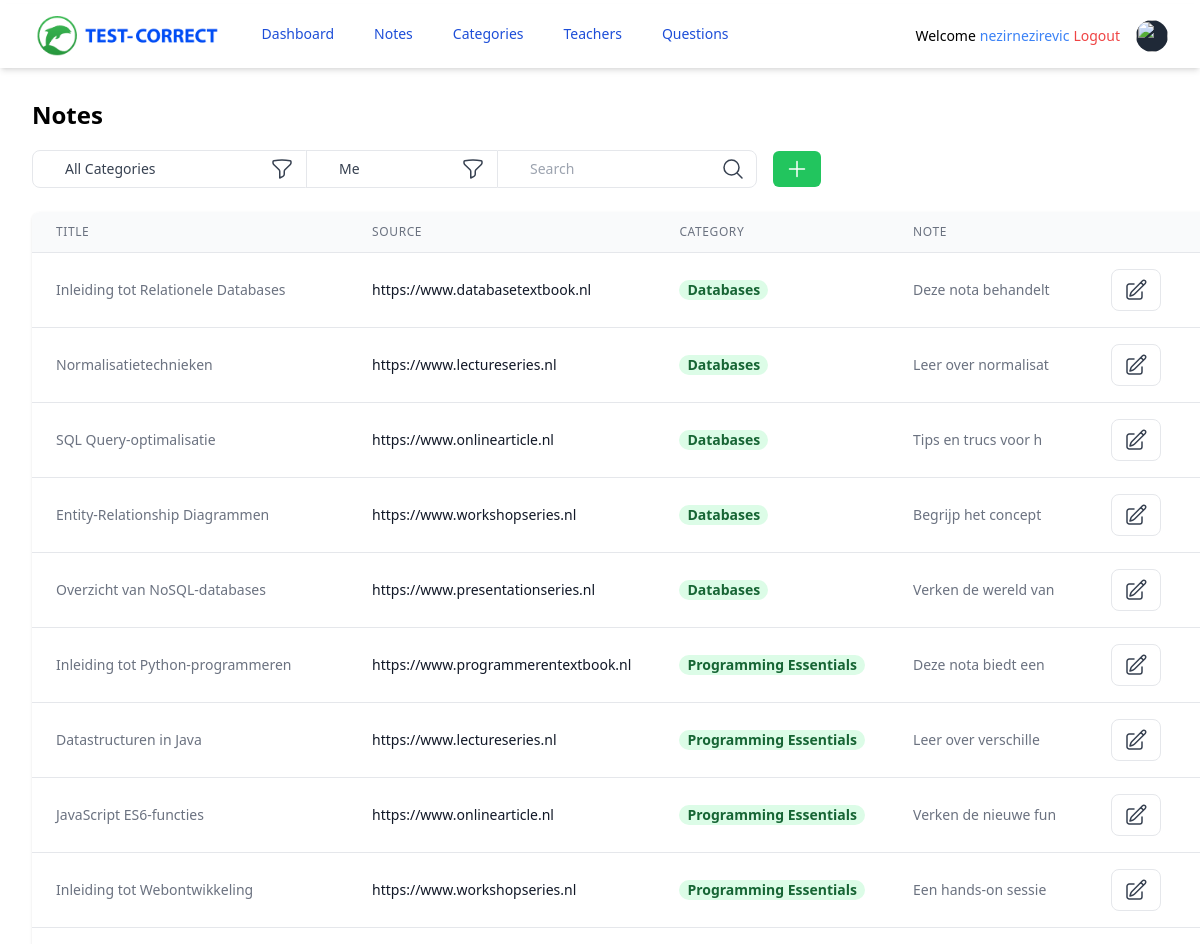
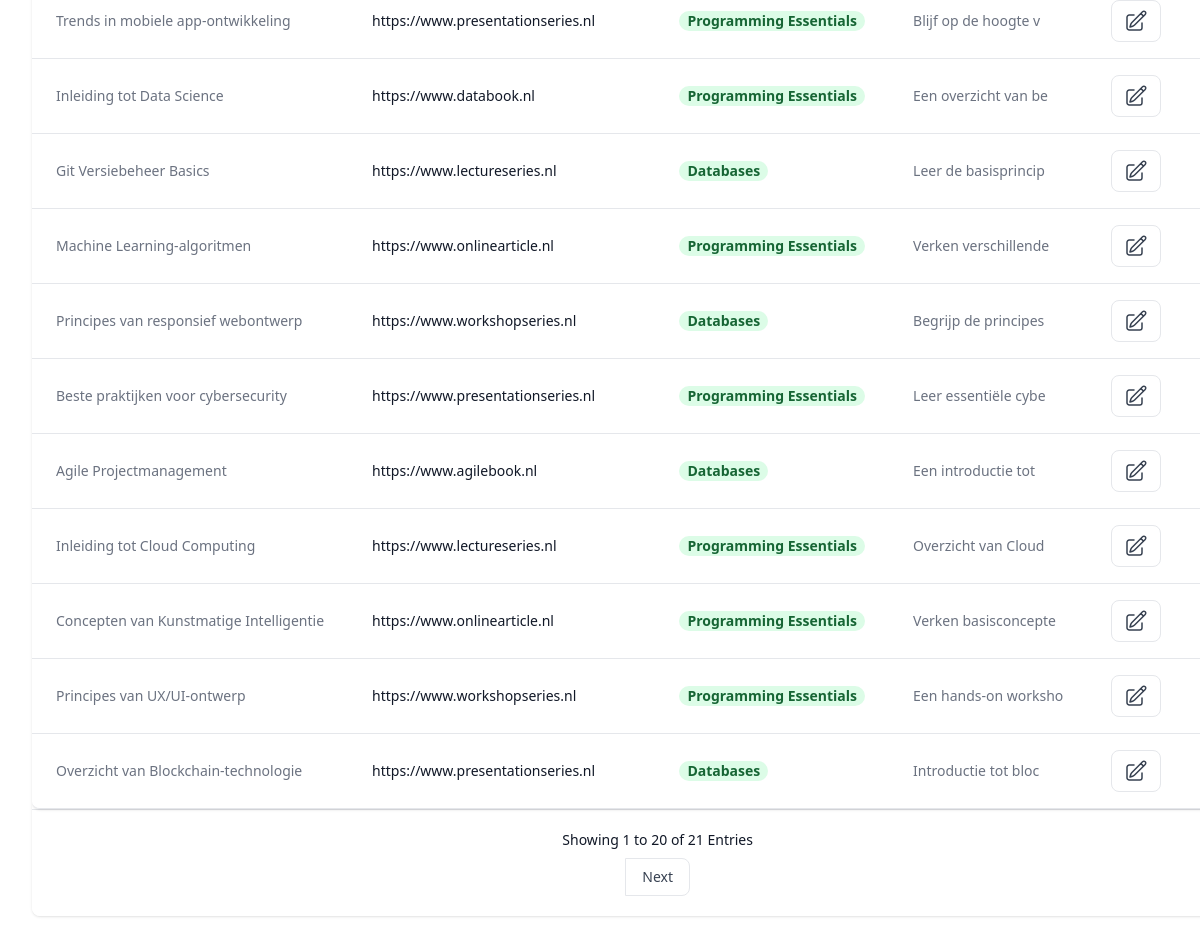
Page /notes/ (signed in) on the committed database (2 pictures, top to bottom).
### tables this page shows
CREATE TABLE notes (
            note_id INTEGER PRIMARY KEY AUTOINCREMENT,
            title TEXT NOT NULL,
            note_source TEXT NOT NULL,
            is_public INTEGER NOT NULL DEFAULT 1,
            teacher_id INTEGER NOT NULL,
            category_id INTEGER NOT NULL,
            note TEXT NOT NULL,
            date_created DATETIME DEFAULT CURRENT_TIMESTAMP,            
            FOREIGN KEY (teacher_id) REFERENCES teachers (teacher_id),
            FOREIGN KEY (category_id) REFERENCES categories (category_id));

CREATE TABLE categories (
            category_id INTEGER PRIMARY KEY AUTOINCREMENT,
            omschrijving TEXT NOT NULL,
            date_created DATETIME DEFAULT CURRENT_TIMESTAMP);

### controllers/note_controller.py (the view)
@notes_page.route("/")
def notes():
    if "user" in session:
        note_model = NoteModel(DATABASE_FILE)
        category_model = CategoryModel(DATABASE_FILE)
        username = session["user"]
        teacher_id = session["teacher_id"]
        page = request.args.get("page", default=1, type=int)
        entries_per_page = 20
        offset = (page - 1) * entries_per_page
        select_notes = note_model.get_paginated_notes(
            teacher_id=str(teacher_id), offset=offset, limit=entries_per_page
        )
        total_entries = note_model.get_total_entries(teacher_id=str(teacher_id))
        select_categories = category_model.get_all_categories()
        return render_template(
            "note/notes.html.j2",
            notes=select_notes,
            categories=select_categories,
            username=username,
            page=page,
            entries_per_page=entries_per_page,
            total_entries=total_entries,
        )
    return redirect(url_for("login"))

### templates/note/notes.html.j2 (shortened to what this page needs)
{% extends "index.html.j2" %}
{% block content %}
<div class="mx-auto max-w-7xl px-2 sm:px-6 lg:px-8">
    <div class="py-8">
        <div class="mb-5">
            <h2 class="text-2xl font-semibold leading-tight">Notes</h2>
        </div>
        <div class="my-2 flex sm:flex-row flex-col">
            <div class="flex flex-row mb-1 sm:mb-0">
                <div class="relative">
                    <form action="{{ url_for('notes.filter_note_by_category', page=page) }}" method="POST">
                        <label>
                            <select
                                name="filter_value"
                                class="appearance-none text-decoration rounded-e-none rounded-s-lg border border-gray-200 border-b block pl-8 pr-20 py-2 w-full bg-white placeholder-gray-400 text-gray-700 focus:bg-white focus:placeholder-gray-600 focus:text-gray-700 focus:outline-none">
                                <option value="{{ 0 }}">All Categories</option>
                            </select>
                        </label>
                        <div
                            class="pointer-events-none absolute inset-y-0 right-0 flex items-center px-2 text-gray-700">
                        </div>
                        <span class="h-full absolute inset-y-0 right-0 flex items-center">
                            <button
                                type="submit"
                                class="hover:bg-gray-100 bg-white rounded-s-none rounded-e-none text-gray-700 rounded-md px-3 py-1.5 transition duration-500 ease select-none hover:bg-gray-200 focus:outline-none focus:shadow-outline"
                                >
                            </button>
                        </span>
                    </form>
                </div>
                <div class="relative">
                    <form action="{{ url_for('notes.filter_note_by_teacher', page=page) }}" method="POST">
                        <label>
                            <select
                                class="appearance-none text-decoration rounded-e-none rounded-s-none border border-gray-200 border-b block pl-8 pr-20 py-2 w-full bg-white placeholder-gray-400 text-gray-700 focus:bg-white focus:placeholder-gray-600 focus:text-gray-700 focus:outline-none">
                                <option>Me</option>
                            </select>
                        </label>
                        <div
                            class="pointer-events-none absolute inset-y-0 right-0 flex items-center px-2 text-gray-700">
                        </div>
                        <span class="h-full absolute inset-y-0 right-0 flex items-center">
                            <button
                                type="submit"
                                class="hover:bg-gray-100 bg-white rounded-s-none rounded-e-none text-gray-700 rounded-md px-3 py-1.5 transition duration-500 ease select-none hover:bg-gray-200 focus:outline-none focus:shadow-outline"
                                >
                            </button>
                        </span>
                    </form>
                </div>
            </div>
            <div class="block relative">
                <form action="{{ url_for('notes.search_note', page=page) }}" method="POST">
                    <label>
                    <input placeholder="Search"
                        name="search_value" class="appearance-none rounded-e-lg rounded-s-none border border-gray-200 border-b block pl-8 pr-6 py-2 w-full bg-white placeholder-gray-400 text-gray-700 focus:bg-white focus:placeholder-gray-600 focus:text-gray-700 focus:outline-none" />
                    </label>
                    <span class="h-full absolute inset-y-0 right-0 flex items-center pl-2">
                        <button
                            type="submit"
                            class="hover:bg-gray-100  rounded-s-none rounded-e-lg text-gray-700 rounded-md px-3 py-1.5 transition duration-500 ease select-none hover:bg-gray-200 focus:outline-none focus:shadow-outline"
                            >
                            <svg xmlns="http://www.w3.org/2000/svg" fill="none" viewBox="0 0 24 24" stroke-width="1.5" stroke="currentColor" class="w-6 h-6">
                                <path stroke-linecap="round" stroke-linejoin="round" d="M21 21l-5.197-5.197m0 0A7.5 7.5 0 105.196 5.196a7.5 7.5 0 0010.607 10.607z"></path>
                            </svg>
                        </button>
                    </span>
                </form>
            </div>
            <div class="block relative">
                <span class="h-full absolute inset-y-0 left-0 flex items-center pl-2">
                    <form action="{{ url_for('notes.create_note') }}">
                        <button
                            type="submit"
                            class="border-green-500 bg-green-500 text-white rounded-md px-3 py-1.5 m-2 transition duration-500 ease select-none hover:bg-green-600 focus:outline-none focus:shadow-outline"
                            >
                            <svg xmlns="http://www.w3.org/2000/svg" fill="none" viewBox="0 0 24 24" stroke-width="1.5" stroke="currentColor" class="w-6 h-6">
                                <path stroke-linecap="round" stroke-linejoin="round" d="M12 4.5v15m7.5-7.5h-15"></path>
                            </svg>
                        </button>
                    </form>
                </span>
            </div>
        </div>
        <div class="-mx-4 sm:-mx-8 px-4 sm:px-8 py-4 overflow-x-auto">
            <div class="inline-block min-w-full shadow rounded-lg overflow-hidden">
                <div class="flex flex-col">
                    <div class="-my-2 overflow-x-auto sm:-mx-6 lg:-mx-8">
                        <div class="py-2 align-middle inline-block min-w-full sm:px-6 lg:px-8">
                            <div class="shadow overflow-hidden border-b border-gray-200 sm:rounded-lg">
                                <table class="min-w-full divide-y divide-gray-200 text-sm">
                                    <thead class="bg-gray-50">
                                        <tr>
                                            <th scope="col" class="px-6 py-3 text-xs text-left font-medium text-gray-500 uppercase tracking-wider">
                                                Title
                                            </th>
                                            <th scope="col" class="px-6 py-3 text-xs text-left font-medium text-gray-500 uppercase tracking-wider">
                                                Source
                                            </th>
                                            <th scope="col" class="px-6 py-3 text-xs text-left font-medium text-gray-500 uppercase tracking-wider">
                                                Category
                                            </th>
                                            <th scope="col" class="px-6 py-3 text-xs text-left font-medium text-gray-500 uppercase tracking-wider">
                                                Note
                                            </th>
                                            <th scope="col" class="relative px-6 py-3">
                                            </th>
                                            <th scope="col" class="relative px-6 py-3">
                                            </th>
                                        </tr>
                                    </thead>
                                    <tbody class="bg-white divide-y divide-gray-200">
                                        {% if result | length != 0 %}
                                        {% for note in result %}
                                        <tr>
                                            <td class="px-6 py-4 whitespace-nowrap text-gray-500">
                                                {{ note.title }}
                                            </td>
                                            <td class="px-6 py-4 whitespace-nowrap">
                                                <div class="text-sm text-gray-900">{{ note.note_source }}</div>
                                            </td>
                                            <td class="px-6 py-4 whitespace-nowrap">
                                                <span class="px-2 inline-flex leading-5 font-semibold rounded-full bg-green-100 text-green-800">
                                                {{ note.omschrijving }}
                                                </span>
                                            </td>
                                            <td class="px-6 py-4 whitespace-nowrap text-gray-500">
                                                {{ note.note[:20] }}
                                            </td>
                                            <td class="px-6 py-4 whitespace-nowrap text-right font-medium">
                                                <form action="{{ url_for('notes.note', note_id=note.note_id) }}" method="POST">
                                                    <input type="hidden" name="note_id" value="{{ note.note_id }}" >
                                                    <button type="submit" class="hover:bg-gray-100 border text-gray-700 py-2 px-3 rounded-s-lg rounded-e-lg">
                                                        <svg xmlns="http://www.w3.org/2000/svg" fill="none" viewBox="0 0 24 24" stroke-width="1.5" stroke="currentColor" class="w-6 h-6">
                                                            <path stroke-linecap="round" stroke-linejoin="round" d="M16.862 4.487l1.687-1.688a1.875 1.875 0 112.652 2.652L10.582 16.07a4.5 4.5 0 01-1.897 1.13L6 18l.8-2.685a4.5 4.5 0 011.13-1.897l8.932-8.931zm0 0L19.5 7.125M18 14v4.75A2.25 2.25 0 0115.75 21H5.25A2.25 2.25 0 013 18.75V8.25A2.25 2.25 0 015.25 6H10"></path>
                                                        </svg>
                                                    </button>
                                                </form>
                                            </td>
                                            <td class="px-6 py-4 whitespace-nowrap text-right font-medium">
                                                <form action="{{ url_for('notes.delete_note', note_id=note.note_id) }}" method="POST">
                                                    <input type="hidden" value="{{ note.note_id }}" name="note_id">
                                                    <button type="submit" class="hover:bg-gray-100 border text-gray-700 py-2 px-3 rounded-s-lg rounded-e-lg">
                                                        <svg xmlns="http://www.w3.org/2000/svg" fill="none" viewBox="0 0 24 24" stroke-width="1.5" stroke="currentColor" class="w-6 h-6">
                                                            <path stroke-linecap="round" stroke-linejoin="round" d="M14.74 9l-.346 9m-4.788 0L9.26 9m9.968-3.21c.342.052.682.107 1.022.166m-1.022-.165L18.16 19.673a2.25 2.25 0 01-2.244 2.077H8.084a2.25 2.25 0 01-2.244-2.077L4.772 5.79m14.456 0a48.108 48.108 0 00-3.478-.397m-12 .562c.34-.059.68-.114 1.022-.165m0 0a48.11 48.11 0 013.478-.397m7.5 0v-.916c0-1.18-.91-2.164-2.09-2.201a51.964 51.964 0 00-3.32 0c-1.18.037-2.09 1.022-2.09 2.201v.916m7.5 0a48.667 48.667 0 00-7.5 0"></path>
                                                        </svg>
                                                    </button>
                                                </form>
                                            </td>
                                        </tr>
                                        {% endfor %}
                                        {% else %}
                                        {% for note in notes %}
                                        <tr>
                                            <td class="px-6 py-4 whitespace-nowrap text-gray-500">
                                                {{ note.title }}
                                            </td>
                                            <td class="px-6 py-4 whitespace-nowrap">
                                                <div class="text-sm text-gray-900">{{ note.note_source }}</div>
                                            </td>
                                            <td class="px-6 py-4 whitespace-nowrap">
                                                <span class="px-2 inline-flex leading-5 font-semibold rounded-full bg-green-100 text-green-800">
                                                {{ note.omschrijving }}
                                                </span>
                                            </td>
                                            <td class="px-6 py-4 whitespace-nowrap text-gray-500">
                                                {{ note.note[:20] }}
                                            </td>
                                            <td class="px-6 py-4 whitespace-nowrap text-right font-medium">
                                                <form action="{{ url_for('notes.note', note_id=note.note_id) }}" method="POST">
                                                    <button type="submit" class="hover:bg-gray-100 border text-gray-700 py-2 px-3 rounded-s-lg rounded-e-lg">
                                                    </button>
                                                </form>
                                            </td>
                                            <td class="px-6 py-4 whitespace-nowrap text-right font-medium">
                                            </td>
                                        </tr>
                                        {% endfor %}
                                        {% endif %}
                                    </tbody>
                                </table>
                            </div>
                        </div>
                    </div>
                </div>
                <div class="px-5 py-5 bg-white border-t flex flex-col xs:flex-row items-center xs:justify-between">
                    <span class="text-gray-900">
                        Showing {{ (page - 1) * entries_per_page + 1 }} to {{ ((page - 1) * entries_per_page + notes|length) if (page - 1) * entries_per_page + notes|length < total_entries else total_entries }} of {{ total_entries }} Entries
                    </span>
                    <div class="inline-flex mt-2 xs:mt-0">
                        {% if (page - 1) * entries_per_page + notes|length < total_entries %}
                            <a href="{{ url_for('notes.notes', page=page + 1) }}" class="hover:bg-gray-100 border text-gray-700 py-2 px-4 rounded-e-lg">
                                Next
                            </a>
                        {% endif %}
                    </div>
                </div>
            </div>
        </div>
    </div>
</div>
{% endblock %}

### rows in the picture
notes: title "Inleiding tot Relationele Databases", note_source "https://www.databasetextbook.nl", omschrijving "Databases", note "Deze nota behandelt"
notes: title "Normalisatietechnieken", note_source "https://www.lectureseries.nl", omschrijving "Databases", note "Leer over normalisat"
notes: title "SQL Query-optimalisatie", note_source "https://www.onlinearticle.nl", omschrijving "Databases", note "Tips en trucs voor h"
notes: title "Entity-Relationship Diagrammen", note_source "https://www.workshopseries.nl", omschrijving "Databases", note "Begrijp het concept"
notes: title "Overzicht van NoSQL-databases", note_source "https://www.presentationseries.nl", omschrijving "Databases", note "Verken de wereld van"
notes: title "Inleiding tot Python-programmeren", note_source "https://www.programmerentextbook.nl", omschrijving "Programming Essentials", note "Deze nota biedt een"
notes: title "Datastructuren in Java", note_source "https://www.lectureseries.nl", omschrijving "Programming Essentials", note "Leer over verschille"
notes: title "JavaScript ES6-functies", note_source "https://www.onlinearticle.nl", omschrijving "Programming Essentials", note "Verken de nieuwe fun"
notes: title "Inleiding tot Webontwikkeling", note_source "https://www.workshopseries.nl", omschrijving "Programming Essentials", note "Een hands-on sessie"
notes: title "Trends in mobiele app-ontwikkeling", note_source "https://www.presentationseries.nl", omschrijving "Programming Essentials", note "Blijf op de hoogte v"
notes: title "Inleiding tot Data Science", note_source "https://www.databook.nl", omschrijving "Programming Essentials", note "Een overzicht van be"
notes: title "Git Versiebeheer Basics", note_source "https://www.lectureseries.nl", omschrijving "Databases", note "Leer de basisprincip"
notes: title "Machine Learning-algoritmen", note_source "https://www.onlinearticle.nl", omschrijving "Programming Essentials", note "Verken verschillende"
notes: title "Principes van responsief webontwerp", note_source "https://www.workshopseries.nl", omschrijving "Databases", note "Begrijp de principes"
notes: title "Beste praktijken voor cybersecurity", note_source "https://www.presentationseries.nl", omschrijving "Programming Essentials", note "Leer essentiële cybe"
notes: title "Agile Projectmanagement", note_source "https://www.agilebook.nl", omschrijving "Databases", note "Een introductie tot"
notes: title "Inleiding tot Cloud Computing", note_source "https://www.lectureseries.nl", omschrijving "Programming Essentials", note "Overzicht van Cloud"
notes: title "Concepten van Kunstmatige Intelligentie", note_source "https://www.onlinearticle.nl", omschrijving "Programming Essentials", note "Verken basisconcepte"
notes: title "Principes van UX/UI-ontwerp", note_source "https://www.workshopseries.nl", omschrijving "Programming Essentials", note "Een hands-on worksho"
notes: title "Overzicht van Blockchain-technologie", note_source "https://www.presentationseries.nl", omschrijving "Databases", note "Introductie tot bloc"

### other values in the picture
{{ username }} "nezirnezirevic"
{{ (page - 1) * entries_per_page + 1 }} "1"
{{ total_entries }} "21"
